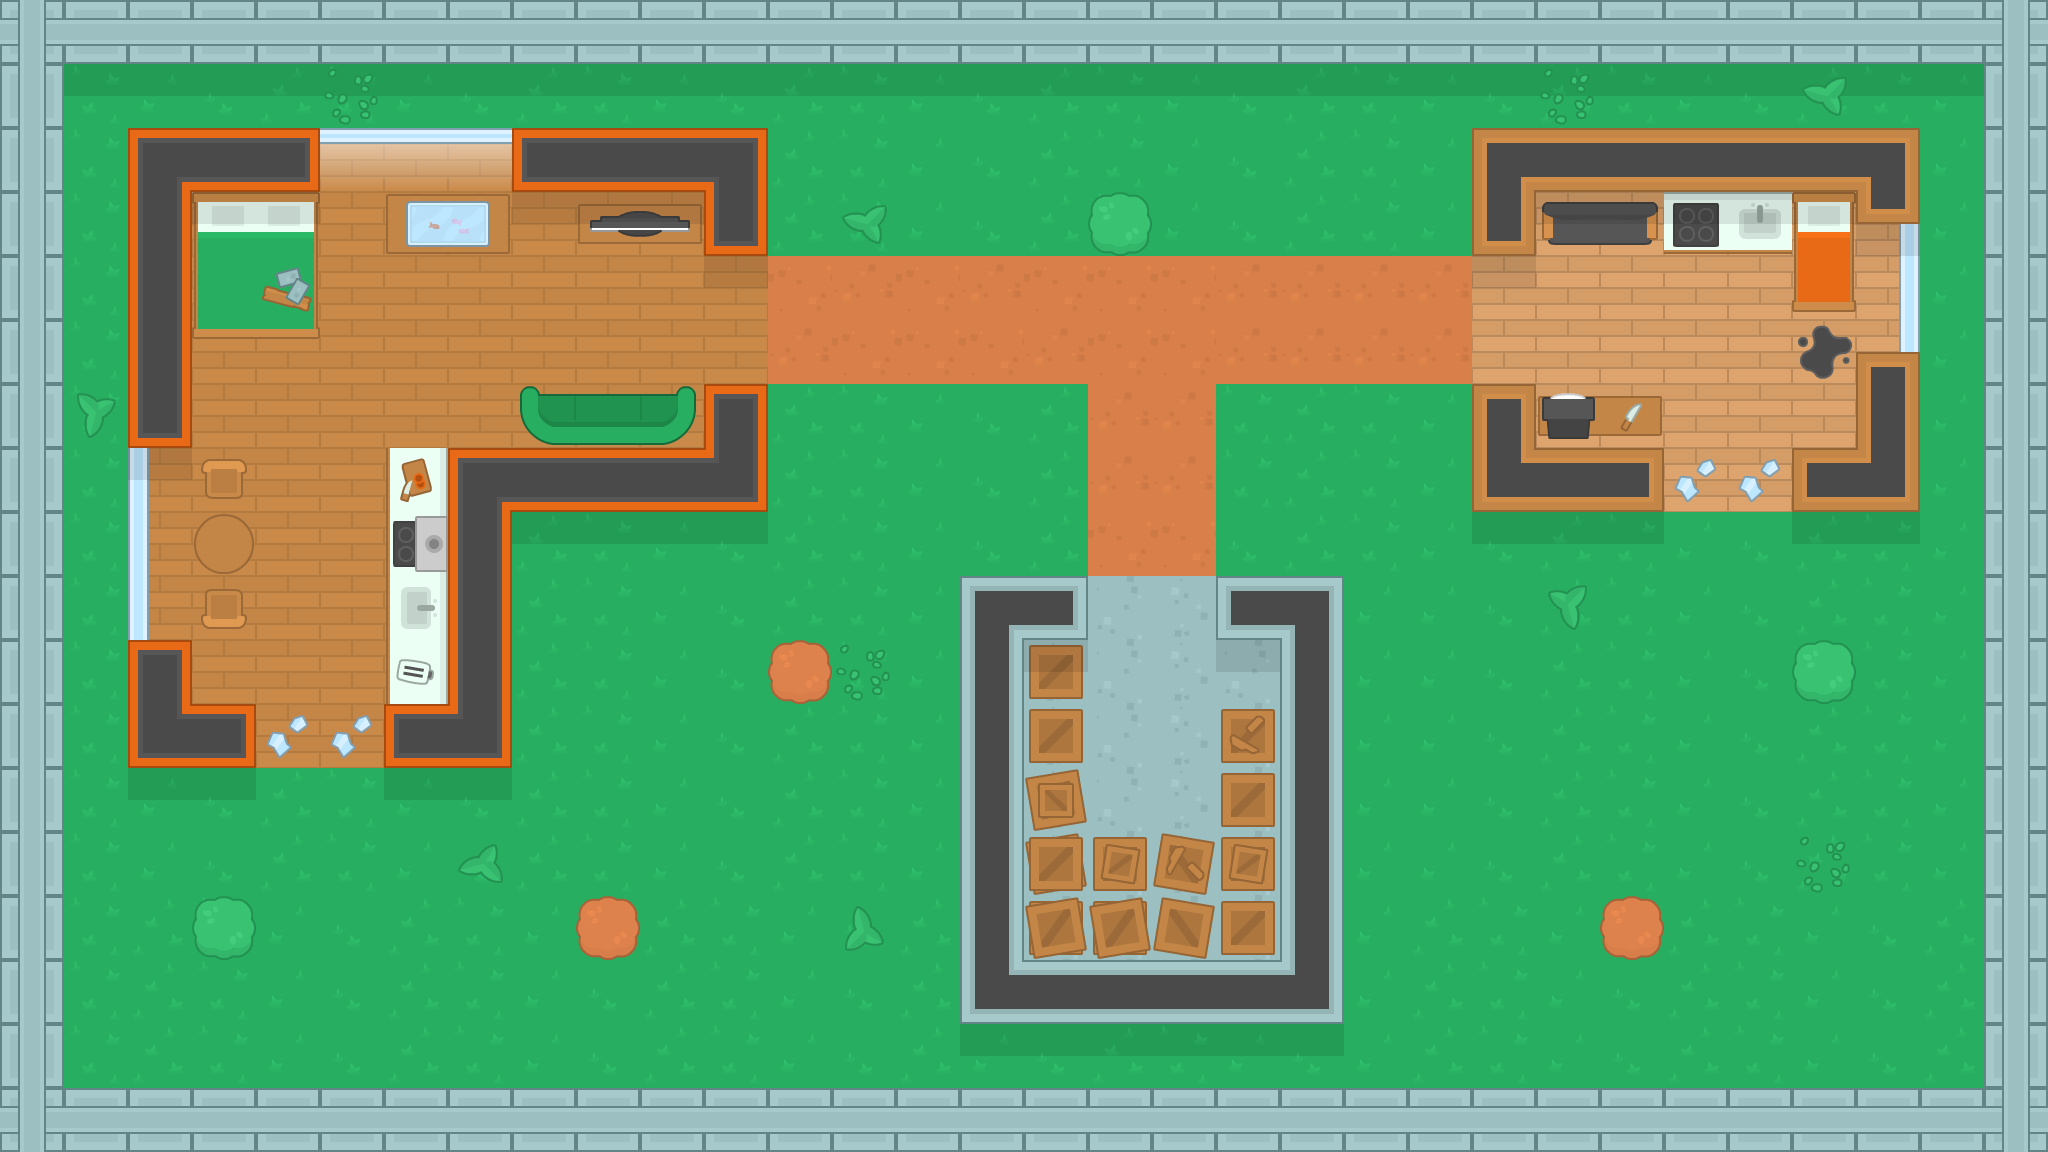

A 2D game scene composited from a Tiled map and its tileset images. What follows is a short description and the map's XML, with each tile layer's data collapsed to a summary:
An orthogonal 32x18 tile map with 64x64 px tiles, 5 tile layers (spawnpoints, floor, wall, shadow, ...).

<map version="1.5" tiledversion="1.7.0" orientation="orthogonal" renderorder="right-down" width="32" height="18" tilewidth="64" tileheight="64" infinite="0" nextlayerid="7" nextobjectid="33">
 <tileset firstgid="1" source="Topdown Shooter.tsx" />
 <layer id="6" name="spawnpoints" width="32" height="18">
  <data>[576 cells, 315 non-empty, 1 distinct tile ids]</data>
 </layer>
 <layer id="1" name="floor" width="32" height="18">
  <data>[576 cells, 515 non-empty, 12 distinct tile ids]</data>
 </layer>
 <layer id="2" name="wall" width="32" height="18">
  <data>[576 cells, 211 non-empty, 48 distinct tile ids]</data>
 </layer>
 <layer id="3" name="shadow" width="32" height="18">
  <data>[576 cells, 65 non-empty, 2 distinct tile ids]</data>
 </layer>
 <layer id="4" name="decoration" width="32" height="18">
  <data>[576 cells, 132 non-empty, 22 distinct tile ids]</data>
 </layer>
</map>
